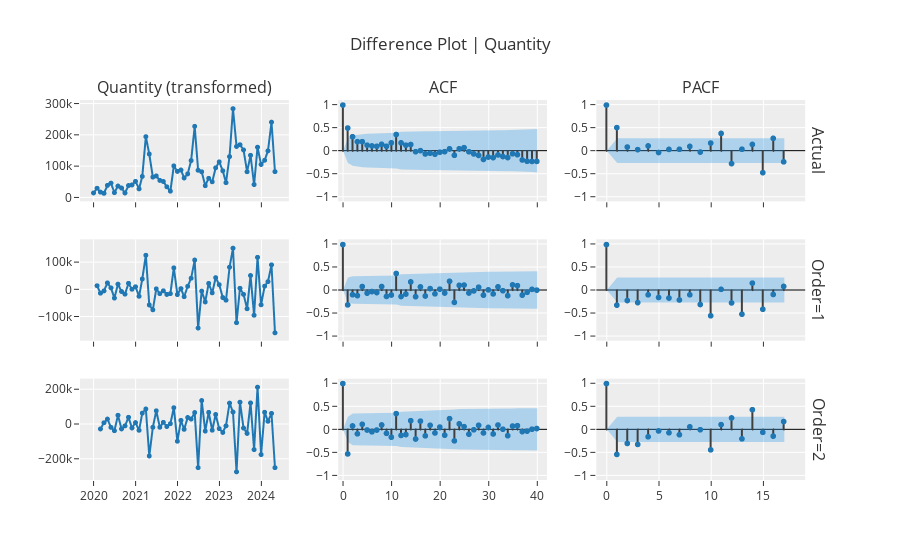

The notebook cell saved with this chart:
### Code cell
exp.plot_model(plot="diff", 
               data_kwargs={"order_list": [1, 2], "acf": True, "pacf": True})
